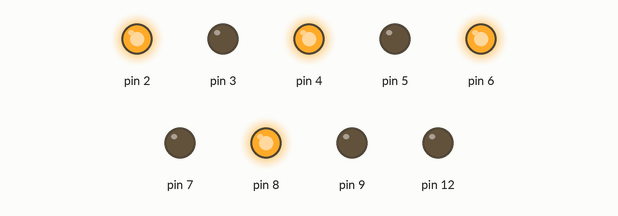
The sketch below on a simulated Arduino Uno, built with avr-gcc and run on an emulated ATmega328P. Parts: output pins drawn as LEDs (lit = HIGH). At 0.0 s the program stops and its outputs stay as they are.

Above: at 0.1 s.
Timing chart, 0 to 1.5 s (numbered marks = the images above):
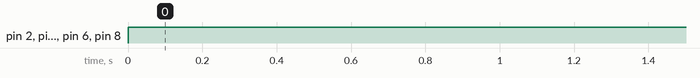

The sketch:

8255_Test.ino
```cpp
void setup() {
  Serial.begin(9600);
  for(int i=2; i<=9; i++){
    pinMode(i, OUTPUT);
  }
  pinMode(12,OUTPUT);
}

void loop() {
//  sendIOCommand();
//  digitalWrite(12,0);
//  Serial.println("IO command on bus");
  delay(1);

//  sendBSRCommand();
  sendData();

 while(1){

 }
}

void sendIOCommand(){
  digitalWrite(2,0);
  digitalWrite(3,0);
  digitalWrite(4,0);
  digitalWrite(5,0);
  digitalWrite(6,0);
  digitalWrite(7,0);
  digitalWrite(8,0);
  digitalWrite(9,1);
}

void sendBSRCommand(){
  digitalWrite(2,1);
  digitalWrite(3,1);
  digitalWrite(4,1);
  digitalWrite(5,0);
  digitalWrite(6,0);
  digitalWrite(7,0);
  digitalWrite(8,0);
  digitalWrite(9,0);
}

void sendData(){
  digitalWrite(2,1);
  digitalWrite(3,0);
  digitalWrite(4,1);
  digitalWrite(5,0);
  digitalWrite(6,1);
  digitalWrite(7,0);
  digitalWrite(8,1);
  digitalWrite(9,0);
}
```

Measured:
- by itself, pin 2, pin 4, pin 6, pin 8: LOW → HIGH at 0.00 s
